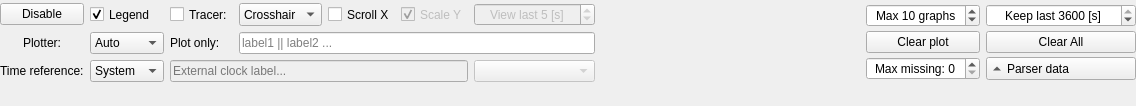
                  <widget class="QWidget" name="scrollAreaWidgetContents_4">
                   <property name="geometry">
                    <rect>
                     <x>0</x>
                     <y>0</y>
                     <width>1136</width>
                     <height>106</height>
                    </rect>
                   </property>
                   <layout class="QGridLayout" name="gridLayout_24">
                    <property name="leftMargin">
                     <number>0</number>
                    </property>
                    <property name="topMargin">
                     <number>0</number>
                    </property>
                    <property name="rightMargin">
                     <number>0</number>
                    </property>
                    <property name="bottomMargin">
                     <number>20</number>
                    </property>
                    <item row="0" column="0">
                     <layout class="QHBoxLayout" name="horizontalLayout_3">
                      <item>
                       <layout class="QGridLayout" name="gridLayout_18">
                        <item row="15" column="1">
                         <widget class="QComboBox" name="comboBoxClockSource">
                          <property name="sizePolicy">
                           <sizepolicy hsizetype="Minimum" vsizetype="Preferred">
                            <horstretch>0</horstretch>
                            <verstretch>0</verstretch>
                           </sizepolicy>
                          </property>
                          <property name="sizeAdjustPolicy">
                           <enum>QComboBox::AdjustToContentsOnFirstShow</enum>
                          </property>
                          <item>
                           <property name="text">
                            <string>System</string>
                           </property>
                          </item>
                          <item>
                           <property name="text">
                            <string>External</string>
                           </property>
                          </item>
                          <item>
                           <property name="text">
                            <string>None</string>
                           </property>
                          </item>
                         </widget>
                        </item>
                        <item row="15" column="0">
                         <widget class="QLabel" name="label_20">
                          <property name="text">
                           <string>Time reference:</string>
                          </property>
                         </widget>
                        </item>
                        <item row="15" column="2" colspan="4">
                         <widget class="QLineEdit" name="lineEditExternalClockLabel">
                          <property name="enabled">
                           <bool>false</bool>
                          </property>
                          <property name="sizePolicy">
                           <sizepolicy hsizetype="Preferred" vsizetype="Fixed">
                            <horstretch>0</horstretch>
                            <verstretch>0</verstretch>
                           </sizepolicy>
                          </property>
                          <property name="placeholderText">
                           <string>External clock label...</string>
                          </property>
                         </widget>
                        </item>
                        <item row="15" column="6" colspan="2">
                         <widget class="QComboBox" name="comboBoxExternalTimeFormat">
                          <property name="enabled">
                           <bool>false</bool>
                          </property>
                          <property name="sizeAdjustPolicy">
                           <enum>QComboBox::AdjustToContents</enum>
                          </property>
                         </widget>
                        </item>
                        <item row="12" column="0" rowspan="3">
                         <widget class="QLabel" name="label_10">
                          <property name="sizePolicy">
                           <sizepolicy hsizetype="Minimum" vsizetype="Minimum">
                            <horstretch>0</horstretch>
                            <verstretch>0</verstretch>
                           </sizepolicy>
                          </property>
                          <property name="text">
                           <string>Plotter:</string>
                          </property>
                          <property name="alignment">
                           <set>Qt::AlignCenter</set>
                          </property>
                         </widget>
                        </item>
                        <item row="12" column="1" rowspan="3">
                         <widget class="QComboBox" name="comboBoxGraphDisplayMode">
                          <property name="sizePolicy">
                           <sizepolicy hsizetype="Minimum" vsizetype="Maximum">
                            <horstretch>0</horstretch>
                            <verstretch>0</verstretch>
                           </sizepolicy>
                          </property>
                          <property name="whatsThis">
                           <string>&lt;html&gt;&lt;head/&gt;&lt;body&gt;&lt;p&gt;Chose which labels will be plotted on the graph.&lt;/p&gt;&lt;p&gt;- Auto - all labels as they go,&lt;/p&gt;&lt;p&gt;- Custom - labels defined by the user.&lt;/p&gt;&lt;/body&gt;&lt;/html&gt;</string>
                          </property>
                          <item>
                           <property name="text">
                            <string>Auto</string>
                           </property>
                          </item>
                          <item>
                           <property name="text">
                            <string>Include</string>
                           </property>
                          </item>
                          <item>
                           <property name="text">
                            <string>Exclude</string>
                           </property>
                          </item>
                         </widget>
                        </item>
                        <item row="12" column="2" rowspan="3">
                         <widget class="QLabel" name="labelParsingRules">
                          <property name="sizePolicy">
                           <sizepolicy hsizetype="Minimum" vsizetype="Minimum">
                            <horstretch>0</horstretch>
                            <verstretch>0</verstretch>
                           </sizepolicy>
                          </property>
                          <property name="text">
                           <string>Plot only:</string>
                          </property>
                         </widget>
                        </item>
                        <item row="12" column="3" rowspan="3" colspan="5">
                         <widget class="QLineEdit" name="lineEditCustomParsingRules">
                          <property name="enabled">
                           <bool>true</bool>
                          </property>
                          <property name="sizePolicy">
                           <sizepolicy hsizetype="Expanding" vsizetype="Minimum">
                            <horstretch>0</horstretch>
                            <verstretch>0</verstretch>
                           </sizepolicy>
                          </property>
                          <property name="minimumSize">
                           <size>
                            <width>0</width>
                            <height>0</height>
                           </size>
                          </property>
                          <property name="placeholderText">
                           <string>label1 || label2 ...</string>
                          </property>
                          <property name="clearButtonEnabled">
                           <bool>true</bool>
                          </property>
                         </widget>
                        </item>
                        <item row="8" column="5" rowspan="4">
                         <widget class="QCheckBox" name="checkBoxAutoRescaleY">
                          <property name="enabled">
                           <bool>false</bool>
                          </property>
                          <property name="sizePolicy">
                           <sizepolicy hsizetype="Preferred" vsizetype="Preferred">
                            <horstretch>0</horstretch>
                            <verstretch>0</verstretch>
                           </sizepolicy>
                          </property>
                          <property name="text">
                           <string>Scale Y</string>
                          </property>
                          <property name="shortcut">
                           <string>Alt+Y</string>
                          </property>
                          <property name="checked">
                           <bool>true</bool>
                          </property>
                         </widget>
                        </item>
                        <item row="8" column="2" rowspan="4">
                         <widget class="QCheckBox" name="checkBoxEnableTracer">
                          <property name="sizePolicy">
                           <sizepolicy hsizetype="Minimum" vsizetype="Minimum">
                            <horstretch>0</horstretch>
                            <verstretch>0</verstretch>
                           </sizepolicy>
                          </property>
                          <property name="text">
                           <string>Tracer:</string>
                          </property>
                          <property name="shortcut">
                           <string>Ctrl+T</string>
                          </property>
                          <property name="checked">
                           <bool>false</bool>
                          </property>
                         </widget>
                        </item>
                        <item row="8" column="6" rowspan="4" colspan="2">
                         <widget class="QSpinBox" name="spinBoxScrollingTimeRange">
                          <property name="enabled">
                           <bool>false</bool>
                          </property>
                          <property name="sizePolicy">
                           <sizepolicy hsizetype="Minimum" vsizetype="Preferred">
                            <horstretch>0</horstretch>
                            <verstretch>0</verstretch>
                           </sizepolicy>
                          </property>
                          <property name="alignment">
                           <set>Qt::AlignCenter</set>
                          </property>
                          <property name="suffix">
                           <string> [s]</string>
                          </property>
                          <property name="prefix">
                           <string>View last </string>
                          </property>
                          <property name="minimum">
                           <number>1</number>
                          </property>
                          <property name="maximum">
                           <number>3600</number>
                          </property>
                          <property name="singleStep">
                           <number>1</number>
                          </property>
                          <property name="value">
                           <number>5</number>
                          </property>
                         </widget>
                        </item>
                        <item row="8" column="4" rowspan="4">
                         <widget class="QCheckBox" name="checkBoxAutoTrack">
                          <property name="sizePolicy">
                           <sizepolicy hsizetype="Minimum" vsizetype="Minimum">
                            <horstretch>0</horstretch>
                            <verstretch>0</verstretch>
                           </sizepolicy>
                          </property>
                          <property name="text">
                           <string>Scroll X</string>
                          </property>
                          <property name="shortcut">
                           <string>Alt+X</string>
                          </property>
                          <property name="checked">
                           <bool>false</bool>
                          </property>
                         </widget>
                        </item>
                        <item row="8" column="3" rowspan="4">
                         <widget class="QComboBox" name="comboBoxTracerStyle">
                          <property name="sizePolicy">
                           <sizepolicy hsizetype="Minimum" vsizetype="Preferred">
                            <horstretch>0</horstretch>
                            <verstretch>0</verstretch>
                           </sizepolicy>
                          </property>
                          <item>
                           <property name="text">
                            <string>Crosshair</string>
                           </property>
                          </item>
                          <item>
                           <property name="text">
                            <string>Circle</string>
                           </property>
                          </item>
                         </widget>
                        </item>
                        <item row="8" column="1" rowspan="4">
                         <widget class="QCheckBox" name="checkBoxShowLegend">
                          <property name="sizePolicy">
                           <sizepolicy hsizetype="Minimum" vsizetype="Minimum">
                            <horstretch>0</horstretch>
                            <verstretch>0</verstretch>
                           </sizepolicy>
                          </property>
                          <property name="text">
                           <string>Legend</string>
                          </property>
                          <property name="checked">
                           <bool>true</bool>
                          </property>
                         </widget>
                        </item>
                        <item row="8" column="0" rowspan="4">
                         <widget class="QPushButton" name="pushButtonEnablePlot">
                          <property name="sizePolicy">
                           <sizepolicy hsizetype="Minimum" vsizetype="Maximum">
                            <horstretch>0</horstretch>
                            <verstretch>0</verstretch>
                           </sizepolicy>
                          </property>
                          <property name="text">
                           <string>Disable</string>
                          </property>
                          <property name="iconSize">
                           <size>
                            <width>15</width>
                            <height>15</height>
                           </size>
                          </property>
                          <property name="shortcut">
                           <string>Ctrl+P</string>
                          </property>
                          <property name="checkable">
                           <bool>true</bool>
                          </property>
                          <property name="checked">
                           <bool>false</bool>
                          </property>
                         </widget>
                        </item>
                       </layout>
                      </item>
                      <item>
                       <spacer name="horizontalSpacer_3">
                        <property name="orientation">
                         <enum>Qt::Horizontal</enum>
                        </property>
                        <property name="sizeHint" stdset="0">
                         <size>
                          <width>40</width>
                          <height>20</height>
                         </size>
                        </property>
                       </spacer>
                      </item>
                      <item>
                       <layout class="QGridLayout" name="gridLayout_19">
                        <property name="horizontalSpacing">
                         <number>6</number>
                        </property>
                        <property name="verticalSpacing">
                         <number>3</number>
                        </property>
                        <item row="2" column="2">
                         <widget class="QPushButton" name="pushButtonClearAll">
                          <property name="sizePolicy">
                           <sizepolicy hsizetype="Minimum" vsizetype="Minimum">
                            <horstretch>0</horstretch>
                            <verstretch>0</verstretch>
                           </sizepolicy>
                          </property>
                          <property name="font">
                           <font>
                            <weight>50</weight>
                            <italic>false</italic>
                            <bold>false</bold>
                            <underline>false</underline>
                            <strikeout>false</strikeout>
                           </font>
                          </property>
                          <property name="text">
                           <string>Clear All</string>
                          </property>
                         </widget>
                        </item>
                        <item row="2" column="1">
                         <widget class="QPushButton" name="pushButtonClearGraphs">
                          <property name="sizePolicy">
                           <sizepolicy hsizetype="Minimum" vsizetype="Maximum">
                            <horstretch>0</horstretch>
                            <verstretch>0</verstretch>
                           </sizepolicy>
                          </property>
                          <property name="text">
                           <string>Clear plot</string>
                          </property>
                         </widget>
                        </item>
                        <item row="4" column="2">
                         <widget class="QToolButton" name="toolButtonAdvancedGraphMenu">
                          <property name="sizePolicy">
                           <sizepolicy hsizetype="Maximum" vsizetype="Maximum">
                            <horstretch>0</horstretch>
                            <verstretch>0</verstretch>
                           </sizepolicy>
                          </property>
                          <property name="minimumSize">
                           <size>
                            <width>150</width>
                            <height>0</height>
                           </size>
                          </property>
                          <property name="text">
                           <string>Parser data</string>
                          </property>
                          <property name="toolButtonStyle">
                           <enum>Qt::ToolButtonTextBesideIcon</enum>
                          </property>
                          <property name="autoRaise">
                           <bool>false</bool>
                          </property>
                          <property name="arrowType">
                           <enum>Qt::UpArrow</enum>
                          </property>
                         </widget>
                        </item>
                        <item row="4" column="1">
                         <widget class="QSpinBox" name="spinBoxRemoveOldLabels">
                          <property name="sizePolicy">
                           <sizepolicy hsizetype="Minimum" vsizetype="Maximum">
                            <horstretch>0</horstretch>
                            <verstretch>0</verstretch>
                           </sizepolicy>
                          </property>
                          <property name="minimumSize">
                           <size>
                            <width>113</width>
                            <height>0</height>
                           </size>
                          </property>
                          <property name="whatsThis">
                           <string>&lt;html&gt;&lt;head/&gt;&lt;body&gt;&lt;p&gt;Sets the missing samples threshold value. If processed string doesnt contain new data for the already present graph &amp;lt;n&amp;gt; times in a row it is then this graph will be automatically deleted. This is useful when switching between diffrent steaming data sets or removing garbage data.&lt;/p&gt;&lt;/body&gt;&lt;/html&gt;</string>
                          </property>
                          <property name="alignment">
                           <set>Qt::AlignCenter</set>
                          </property>
                          <property name="suffix">
                           <string />
                          </property>
                          <property name="prefix">
                           <string>Max missing: </string>
                          </property>
                          <property name="maximum">
                           <number>99</number>
                          </property>
                          <property name="singleStep">
                           <number>5</number>
                          </property>
                         </widget>
                        </item>
                        <item row="1" column="2">
                         <widget class="QSpinBox" name="spinBoxMaxTimeRange">
                          <property name="enabled">
                           <bool>true</bool>
                          </property>
                          <property name="sizePolicy">
                           <sizepolicy hsizetype="Minimum" vsizetype="Maximum">
                            <horstretch>0</horstretch>
                            <verstretch>0</verstretch>
                           </sizepolicy>
                          </property>
                          <property name="alignment">
                           <set>Qt::AlignCenter</set>
                          </property>
                          <property name="suffix">
                           <string> [s]</string>
                          </property>
                          <property name="prefix">
                           <string>Keep last </string>
                          </property>
                          <property name="minimum">
                           <number>0</number>
                          </property>
                          <property name="maximum">
                           <number>3600</number>
                          </property>
                          <property name="singleStep">
                           <number>10</number>
                          </property>
                          <property name="value">
                           <number>3600</number>
                          </property>
                         </widget>
                        </item>
                        <item row="1" column="1">
                         <widget class="QSpinBox" name="spinBoxMaxGraphs">
                          <property name="sizePolicy">
                           <sizepolicy hsizetype="Minimum" vsizetype="Maximum">
                            <horstretch>0</horstretch>
                            <verstretch>0</verstretch>
                           </sizepolicy>
                          </property>
                          <property name="minimumSize">
                           <size>
                            <width>0</width>
                            <height>0</height>
                           </size>
                          </property>
                          <property name="alignment">
                           <set>Qt::AlignCenter</set>
                          </property>
                          <property name="suffix">
                           <string> graphs</string>
                          </property>
                          <property name="prefix">
                           <string>Max </string>
                          </property>
                          <property name="minimum">
                           <number>1</number>
                          </property>
                          <property name="maximum">
                           <number>50</number>
                          </property>
                          <property name="value">
                           <number>10</number>
                          </property>
                         </widget>
                        </item>
                       </layout>
                      </item>
                     </layout>
                    </item>
                   </layout>
                  </widget>
